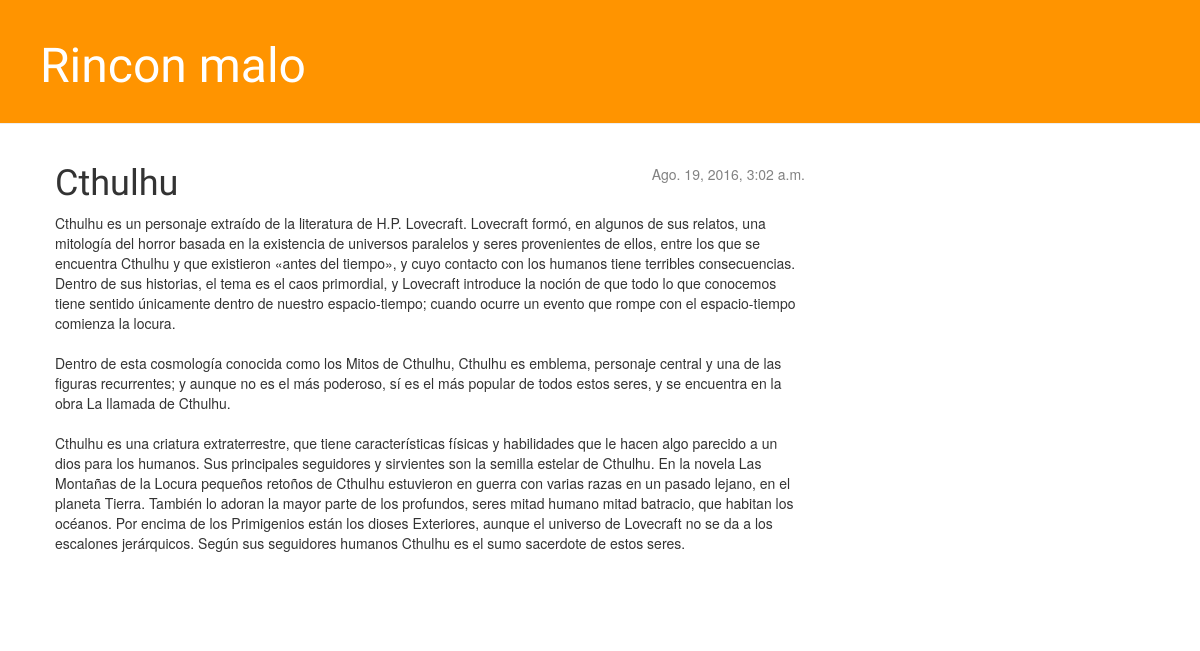
/post/1/, run on an earlier commit of the app's database.
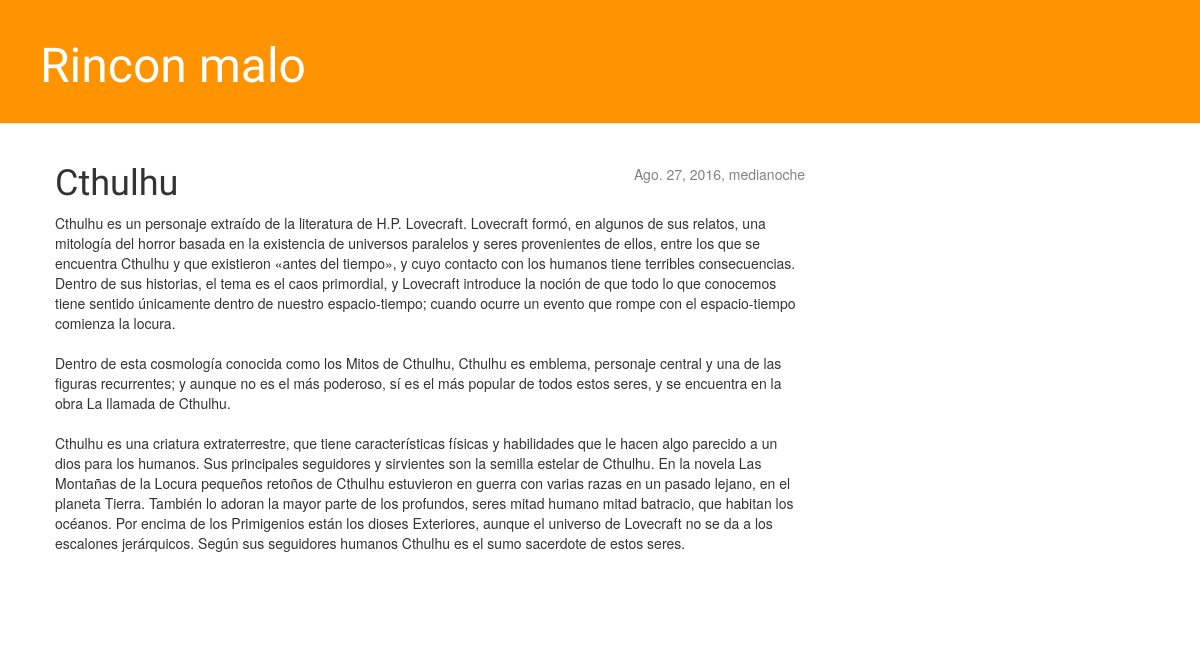
And on a later commit of the database.
### blog/models.py (models this page shows, shortened)
class Post(models.Model):
    author = models.ForeignKey('auth.User')
    title = models.CharField(max_length=200)
    text = models.TextField()
    created_date = models.DateTimeField(
            default=timezone.now)
    published_date = models.DateTimeField(
            blank=True, null=True)

### blog/views.py (the view)
# urls.py: url(r'^post/(?P<pk>[0-9]+)/$', views.post_detail),
def post_detail(request, pk):
        post = get_object_or_404(Post, pk=pk)
        return render(request, 'blog/post_detail.html', {'post': post})

### blog/templates/blog/post_detail.html
    {% extends 'blog/base.html' %}
    {% block content %}
        <div class="post">
            {% if post.published_date %}
                <div class="date">
                    {{ post.published_date }}
                </div>
            {% endif %}
            <h1>{{ post.title }}</h1>
            <p>{{ post.text|linebreaksbr }}</p>
        </div>
    {% endblock %}

What changed in the data, as far as the page shows it:
changed Post "Cthulhu": published_date "Ago. 19, 2016, 3:02 a.m." → "Ago. 27, 2016, medianoche"
